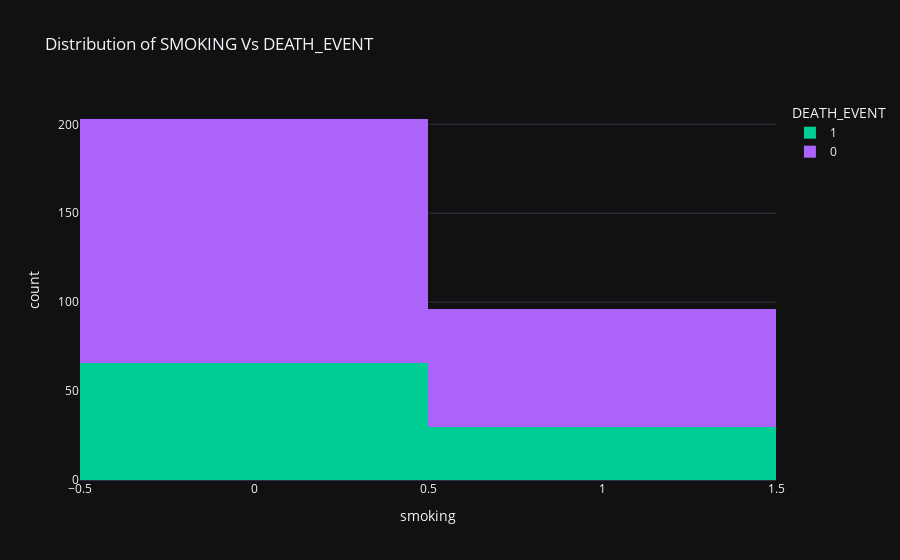

Notebook code cell kept with this figure:
### Code cell
fig = px.histogram(newdf, x="smoking", color="DEATH_EVENT", hover_data=newdf.columns, 
                   title ="Distribution of SMOKING Vs DEATH_EVENT", 
                   labels={"smoking": "smoking"},
                   template="plotly_dark",
                   color_discrete_map={"0": "RebeccaPurple", "1": "MediumPurple"}
                  )
fig.show()

### Figure 1 — Plotly figure (JSON) as saved in the notebook; plotly's stock layout.template omitted (floating-point values rounded to 4 significant figures; data arrays with more than 128 entries replaced by an {"elided": "..."} marker saying what was removed)
{"data": [{"alignmentgroup": "True", "bingroup": "x", "hovertemplate": "DEATH_EVENT=1<br>smoking=%{x}<br>count=%{y}<extra></extra>", "legendgroup": "1", "marker": {"color": "#00cc96", "pattern": {"shape": ""}}, "name": "1", "offsetgroup": "1", "orientation": "v", "showlegend": true, "type": "histogram", "x": [0, 0, 1, 0, 0, 1, 0, 1, 0, 1, 1, 1, 0, 0, 0, 0, 0, 0, 0, 0, 1, 0, 1, 0, 1, 0, 1, 0, 0, 0, 0, 0, 0, 0, 0, 1, 1, 1, 0, 1, 0, 1, 0, 0, 0, 0, 0, 0, 1, 0, 1, 1, 0, 0, 0, 1, 0, 1, 0, 0, 1, 1, 1, 0, 0, 0, 1, 1, 0, 0, 0, 0, 0, 1, 0, 0, 0, 0, 0, 0, 1, 1, 0, 1, 0, 0, 0, 0, 0, 0, 0, 0, 0, 0, 0, 1], "xaxis": "x", "yaxis": "y"}, {"alignmentgroup": "True", "bingroup": "x", "hovertemplate": "DEATH_EVENT=0<br>smoking=%{x}<br>count=%{y}<extra></extra>", "legendgroup": "0", "marker": {"color": "#ab63fa", "pattern": {"shape": ""}}, "name": "0", "offsetgroup": "0", "orientation": "v", "showlegend": true, "type": "histogram", "x": {"elided": "203 int values"}, "xaxis": "x", "yaxis": "y"}], "layout": {"barmode": "relative", "legend": {"title": {"text": "DEATH_EVENT"}, "tracegroupgap": 0}, "title": {"text": "Distribution of SMOKING Vs DEATH_EVENT"}, "xaxis": {"anchor": "y", "domain": [0, 1], "title": {"text": "smoking"}}, "yaxis": {"anchor": "x", "domain": [0, 1], "title": {"text": "count"}}}}
